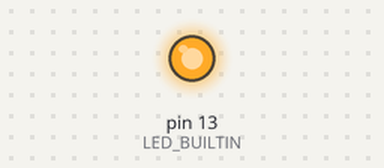
A sketch run on a simulated Arduino Uno, built with avr-gcc and run on an emulated ATmega328P. Shown: output pins drawn as LEDs (lit = HIGH).

Above: at 1.5 s.
At 47.2 s:
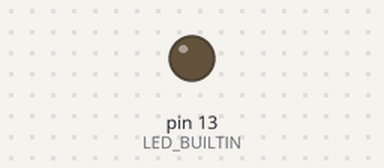
Timing chart, 0 to 62.4 s (numbered marks = the images above):
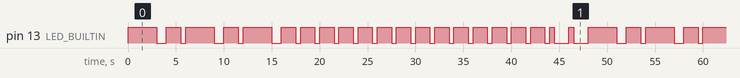

Measured:
- by itself, pin 13 (LED_BUILTIN): moves between LOW and HIGH, repeating every 48.0 s
- by itself, everything shown: repeats every 48.0 s, in 42 steps

The sketch:

Morse_Code.ino
```cpp
// the setup function runs once when you press reset or power the board
void setup() {
  // initialize digital pin LED_BUILTIN as an output.
  pinMode(LED_BUILTIN, OUTPUT);
}

// the loop function runs over and over again forever
void loop() {

  // for "K" : -
  digitalWrite(LED_BUILTIN, HIGH);   // to blink dash for alphabet K
  delay(3000);
  digitalWrite(LED_BUILTIN, LOW);
  delay(1000);

  digitalWrite(LED_BUILTIN, HIGH);   // to blink dot for alphabet K
  delay(1500);
  digitalWrite(LED_BUILTIN, LOW);
  delay(500);

  digitalWrite(LED_BUILTIN, HIGH);   // to blink dash for alphabet K
  delay(3000);
  digitalWrite(LED_BUILTIN, LOW);
  delay(1000);

// for "A" :-
  digitalWrite(LED_BUILTIN, HIGH);   // to blink dot for alphabet A
  delay(1500);
  digitalWrite(LED_BUILTIN, LOW);
  delay(500);

  digitalWrite(LED_BUILTIN, HIGH);   // to blink dash for alphabet A
  delay(3000);
  digitalWrite(LED_BUILTIN, LOW);
  delay(1000);

// for "S" :-
  digitalWrite(LED_BUILTIN, HIGH);   // to blink dot for alphabet S
  delay(1500);
  digitalWrite(LED_BUILTIN, LOW);
  delay(500);

  digitalWrite(LED_BUILTIN, HIGH);   // to blink dot for alphabet S
  delay(1500);
  digitalWrite(LED_BUILTIN, LOW);
  delay(500);

  digitalWrite(LED_BUILTIN, HIGH);   // to blink dot for alphabet S
  delay(1500);
  digitalWrite(LED_BUILTIN, LOW);
  delay(500);

// for "H" :-
  digitalWrite(LED_BUILTIN, HIGH);   // to blink dot for alphabet H
  delay(1500);
  digitalWrite(LED_BUILTIN, LOW);
  delay(500);

  digitalWrite(LED_BUILTIN, HIGH);   // to blink dot for alphabet H
  delay(1500);
  digitalWrite(LED_BUILTIN, LOW);
  delay(500);

  digitalWrite(LED_BUILTIN, HIGH);   // to blink dot for alphabet H
  delay(1500);
  digitalWrite(LED_BUILTIN, LOW);
  delay(500);

  digitalWrite(LED_BUILTIN, HIGH);   // to blink dot for alphabet H
  delay(1500);
  digitalWrite(LED_BUILTIN, LOW);
  delay(500);

// for "I" :-

  digitalWrite(LED_BUILTIN, HIGH);   // to blink dot for alphabet I
  delay(1500);
  digitalWrite(LED_BUILTIN, LOW);
  delay(500);


  digitalWrite(LED_BUILTIN, HIGH);   // to blink dot for alphabet I
  delay(1500);
  digitalWrite(LED_BUILTIN, LOW);
  delay(500);


// for "S" :-
  digitalWrite(LED_BUILTIN, HIGH);   // to blink dot for alphabet S
  delay(1500);
  digitalWrite(LED_BUILTIN, LOW);
  delay(500);


  digitalWrite(LED_BUILTIN, HIGH);   // to blink dot for alphabet S
  delay(1500);
  digitalWrite(LED_BUILTIN, LOW);
  delay(500);


  digitalWrite(LED_BUILTIN, HIGH);   // to blink dot for alphabet S
  delay(1500);
  digitalWrite(LED_BUILTIN, LOW);
  delay(500);

// for "H" :-

  digitalWrite(LED_BUILTIN, HIGH);   // to blink dot for alphabet H
  delay(1500);
  digitalWrite(LED_BUILTIN, LOW);
  delay(500);


  digitalWrite(LED_BUILTIN, HIGH);   // to blink dot for alphabet H
  delay(1500);
  digitalWrite(LED_BUILTIN, LOW);
  delay(500);


  digitalWrite(LED_BUILTIN, HIGH);   // to blink dot for alphabet H
  delay(500);
  digitalWrite(LED_BUILTIN, LOW);
  delay(1500);


  digitalWrite(LED_BUILTIN, HIGH);   // to blink dot for alphabet H
  delay(500);
  digitalWrite(LED_BUILTIN, LOW);
  delay(1500);
}
```
